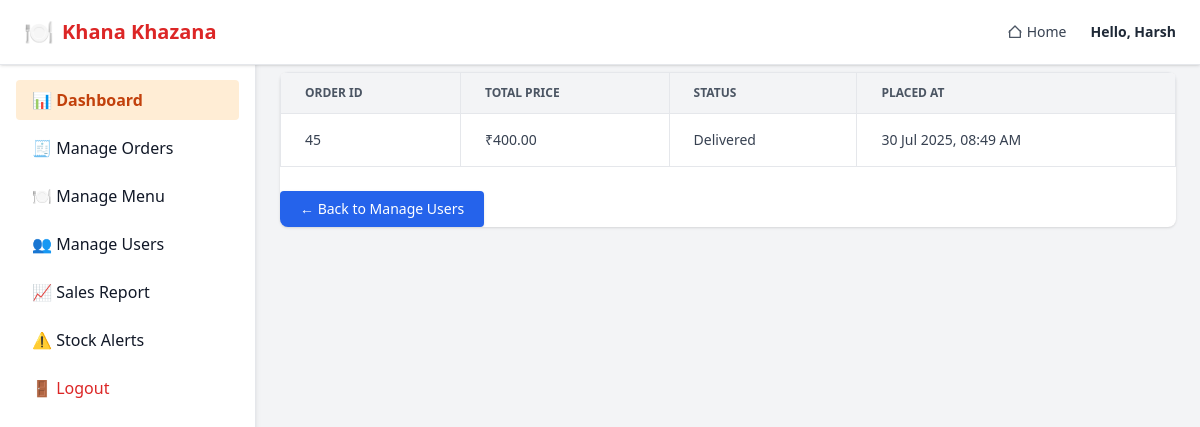
Page /admin/user_orders.php?user_id=9 (signed in) on the committed database.
### tables this page shows
CREATE TABLE `orders` (
  `id` int(11) NOT NULL,
  `user_id` int(11) NOT NULL,
  `total_amount` decimal(10,2) NOT NULL,
  `status` enum('pending','preparing','dispatched','delivered','cancelled') DEFAULT 'pending',
  `delivery_address` text DEFAULT NULL,
  `created_at` timestamp NOT NULL DEFAULT current_timestamp()
);

### admin/user_orders.php (the view, shortened to what this page needs)
<?php
include("../include/db.php");
include("../include/admin_header.php");
include("../include/admin_sidebar.php");
$user_id = isset($_GET['user_id']) ? (int)$_GET['user_id'] : 0;
$order_stmt = $conn->prepare("SELECT * FROM orders WHERE user_id = ? ORDER BY created_at DESC");
$order_stmt->bind_param("i", $user_id);
$order_stmt->execute();
$orders = $order_stmt->get_result();
?>
<div class="p-6 sm:ml-64 bg-gray-100 min-h-screen">
    <h1 class="text-2xl font-semibold mb-4">User Order History</h1>
    <div class="overflow-x-auto bg-white shadow rounded-lg">
        <table class="min-w-full border border-gray-200 text-sm text-left">
            <thead class="bg-gray-100 text-gray-600 uppercase text-xs">
                <tr>
                    <th class="px-6 py-3 border">Order ID</th>
                    <th class="px-6 py-3 border">Total Price</th>
                    <th class="px-6 py-3 border">Status</th>
                    <th class="px-6 py-3 border">Placed At</th>
                </tr>
            </thead>
            <tbody class="text-gray-700">
                <?php if ($orders->num_rows > 0): ?>
                    <?php while ($order = $orders->fetch_assoc()): ?>
                        <tr class="hover:bg-gray-50 border-t">
                            <td class="px-6 py-4 border"><?= $order['id'] ?></td>
                            <td class="px-6 py-4 border">₹<?= number_format($order['total_amount'], 2) ?></td>
                            <td class="px-6 py-4 border capitalize"><?= htmlspecialchars($order['status']) ?></td>
                            <td class="px-6 py-4 border"><?= date("d M Y, h:i A", strtotime($order['created_at'])) ?></td>
                        </tr>
                    <?php endwhile; ?>
                <?php else: ?>
                    <tr>
                        <td colspan="4" class="text-center text-gray-500 py-6">No orders found for this user.</td>
                    </tr>
                <?php endif; ?>
            </tbody>
        </table>
        <div class="mt-6">
        <a href="manage_users.php" class="inline-block text-sm text-white bg-blue-600 hover:bg-blue-700 px-5 py-2 rounded shadow">
            ← Back to Manage Users
        </a>
    </div>
    </div>
</div>
<?php include("../include/admin_footer.php"); ?>

### rows in the picture
orders: id "45", total_amount "400.00", status "Delivered", created_at "30 Jul 2025, 08:49 AM"

### other values in the picture
$_SESSION['admin_name'] "Harsh"
